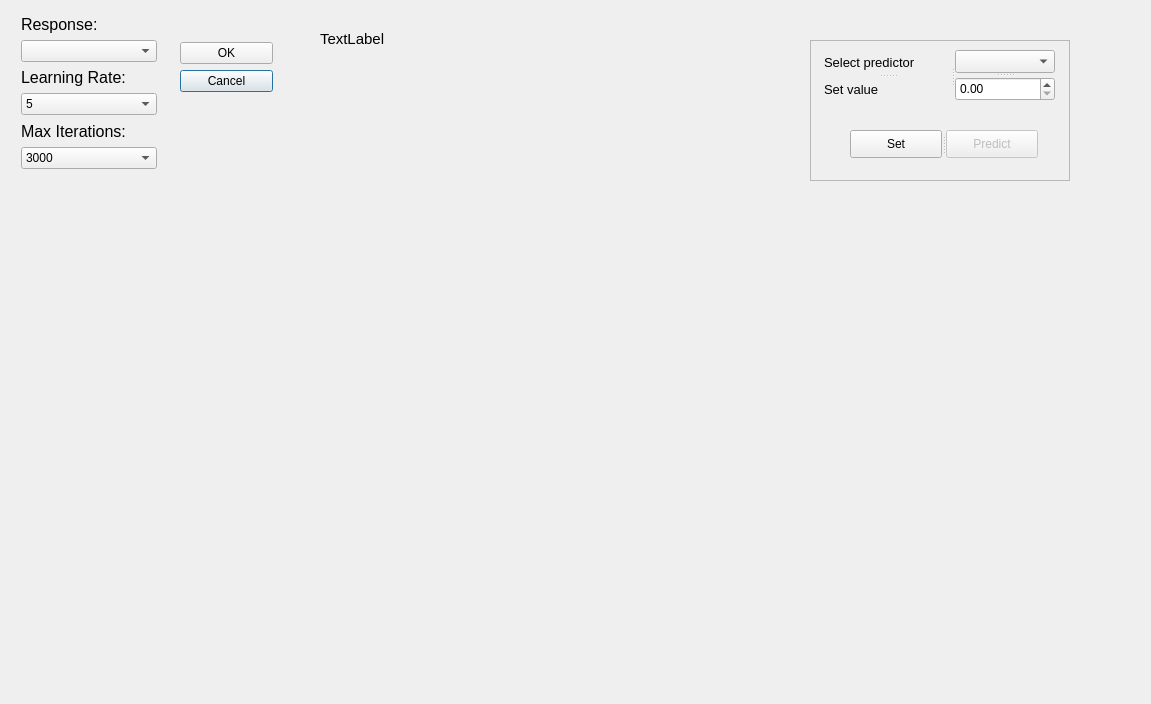
<?xml version="1.0" encoding="UTF-8"?>
<ui version="4.0">
 <class>Dialog</class>
 <widget class="QDialog" name="Dialog">
  <property name="geometry">
   <rect>
    <x>0</x>
    <y>0</y>
    <width>1151</width>
    <height>704</height>
   </rect>
  </property>
  <property name="windowTitle">
   <string>Dialog</string>
  </property>
  <widget class="QWidget" name="wScatter" native="true">
   <property name="geometry">
    <rect>
     <x>50</x>
     <y>190</y>
     <width>1051</width>
     <height>481</height>
    </rect>
   </property>
  </widget>
  <widget class="QPushButton" name="btnCancel">
   <property name="geometry">
    <rect>
     <x>180</x>
     <y>70</y>
     <width>93</width>
     <height>22</height>
    </rect>
   </property>
   <property name="text">
    <string>Cancel</string>
   </property>
  </widget>
  <widget class="QPushButton" name="btnOk">
   <property name="enabled">
    <bool>true</bool>
   </property>
   <property name="geometry">
    <rect>
     <x>180</x>
     <y>42</y>
     <width>93</width>
     <height>22</height>
    </rect>
   </property>
   <property name="text">
    <string>OK</string>
   </property>
  </widget>
  <widget class="QWidget" name="layoutWidget">
   <property name="geometry">
    <rect>
     <x>10</x>
     <y>10</y>
     <width>161</width>
     <height>161</height>
    </rect>
   </property>
   <layout class="QVBoxLayout" name="verticalLayout_3">
    <item>
     <widget class="QSplitter" name="splitter">
      <property name="orientation">
       <enum>Qt::Horizontal</enum>
      </property>
      <widget class="QWidget" name="verticalLayoutWidget">
       <layout class="QVBoxLayout" name="verticalLayout">
        <property name="spacing">
         <number>2</number>
        </property>
        <property name="leftMargin">
         <number>11</number>
        </property>
        <property name="topMargin">
         <number>0</number>
        </property>
        <property name="rightMargin">
         <number>14</number>
        </property>
        <property name="bottomMargin">
         <number>2</number>
        </property>
        <item>
         <widget class="QLabel" name="lblResponse">
          <property name="font">
           <font>
            <family>Arial</family>
            <pointsize>12</pointsize>
           </font>
          </property>
          <property name="text">
           <string>Response:</string>
          </property>
         </widget>
        </item>
        <item>
         <widget class="QComboBox" name="cbResponse"/>
        </item>
        <item>
         <widget class="QLabel" name="lblRate">
          <property name="font">
           <font>
            <family>Arial</family>
            <pointsize>12</pointsize>
           </font>
          </property>
          <property name="text">
           <string>Learning Rate:</string>
          </property>
         </widget>
        </item>
        <item>
         <widget class="QComboBox" name="cbRate">
          <item>
           <property name="text">
            <string>5</string>
           </property>
          </item>
          <item>
           <property name="text">
            <string>1</string>
           </property>
          </item>
          <item>
           <property name="text">
            <string>0.1</string>
           </property>
          </item>
          <item>
           <property name="text">
            <string>0.01</string>
           </property>
          </item>
          <item>
           <property name="text">
            <string>0.001</string>
           </property>
          </item>
         </widget>
        </item>
        <item>
         <widget class="QLabel" name="lblIter">
          <property name="font">
           <font>
            <family>Arial</family>
            <pointsize>12</pointsize>
           </font>
          </property>
          <property name="text">
           <string>Max Iterations:</string>
          </property>
         </widget>
        </item>
        <item>
         <widget class="QComboBox" name="cbIter">
          <item>
           <property name="text">
            <string>3000</string>
           </property>
          </item>
          <item>
           <property name="text">
            <string>2500</string>
           </property>
          </item>
          <item>
           <property name="text">
            <string>2000</string>
           </property>
          </item>
          <item>
           <property name="text">
            <string>1500</string>
           </property>
          </item>
          <item>
           <property name="text">
            <string>1000</string>
           </property>
          </item>
         </widget>
        </item>
       </layout>
      </widget>
     </widget>
    </item>
   </layout>
  </widget>
  <widget class="QLabel" name="lblMssg">
   <property name="geometry">
    <rect>
     <x>320</x>
     <y>30</y>
     <width>311</width>
     <height>141</height>
    </rect>
   </property>
   <property name="font">
    <font>
     <family>Arial</family>
     <pointsize>11</pointsize>
     <weight>50</weight>
     <bold>false</bold>
    </font>
   </property>
   <property name="frameShape">
    <enum>QFrame::NoFrame</enum>
   </property>
   <property name="text">
    <string>TextLabel</string>
   </property>
   <property name="alignment">
    <set>Qt::AlignLeading|Qt::AlignLeft|Qt::AlignTop</set>
   </property>
  </widget>
  <widget class="QWidget" name="wPredict" native="true">
   <property name="geometry">
    <rect>
     <x>800</x>
     <y>30</y>
     <width>271</width>
     <height>161</height>
    </rect>
   </property>
   <widget class="QFrame" name="frame">
    <property name="geometry">
     <rect>
      <x>10</x>
      <y>10</y>
      <width>260</width>
      <height>141</height>
     </rect>
    </property>
    <property name="frameShape">
     <enum>QFrame::StyledPanel</enum>
    </property>
    <property name="frameShadow">
     <enum>QFrame::Sunken</enum>
    </property>
    <property name="lineWidth">
     <number>6</number>
    </property>
    <widget class="QSplitter" name="splitter_4">
     <property name="geometry">
      <rect>
       <x>14</x>
       <y>10</y>
       <width>231</width>
       <height>51</height>
      </rect>
     </property>
     <property name="sizePolicy">
      <sizepolicy hsizetype="Fixed" vsizetype="Preferred">
       <horstretch>0</horstretch>
       <verstretch>0</verstretch>
      </sizepolicy>
     </property>
     <property name="orientation">
      <enum>Qt::Horizontal</enum>
     </property>
     <widget class="QSplitter" name="splitter_2">
      <property name="orientation">
       <enum>Qt::Vertical</enum>
      </property>
      <widget class="QLabel" name="lblPred">
       <property name="font">
        <font>
         <family>Arial</family>
         <pointsize>10</pointsize>
        </font>
       </property>
       <property name="text">
        <string>Select predictor</string>
       </property>
      </widget>
      <widget class="QLabel" name="lblPred_2">
       <property name="font">
        <font>
         <family>Arial</family>
         <pointsize>10</pointsize>
        </font>
       </property>
       <property name="text">
        <string>Set value</string>
       </property>
      </widget>
     </widget>
     <widget class="QSplitter" name="splitter_3">
      <property name="orientation">
       <enum>Qt::Vertical</enum>
      </property>
      <widget class="QComboBox" name="cbPreds"/>
      <widget class="QDoubleSpinBox" name="dsbPreds"/>
     </widget>
    </widget>
    <widget class="QSplitter" name="splitter_5">
     <property name="geometry">
      <rect>
       <x>40</x>
       <y>90</y>
       <width>188</width>
       <height>28</height>
      </rect>
     </property>
     <property name="orientation">
      <enum>Qt::Horizontal</enum>
     </property>
     <widget class="QPushButton" name="btnSet">
      <property name="text">
       <string>Set</string>
      </property>
     </widget>
     <widget class="QPushButton" name="btnPredict">
      <property name="enabled">
       <bool>false</bool>
      </property>
      <property name="text">
       <string>Predict</string>
      </property>
     </widget>
    </widget>
   </widget>
  </widget>
 </widget>
 <resources/>
 <connections/>
</ui>
